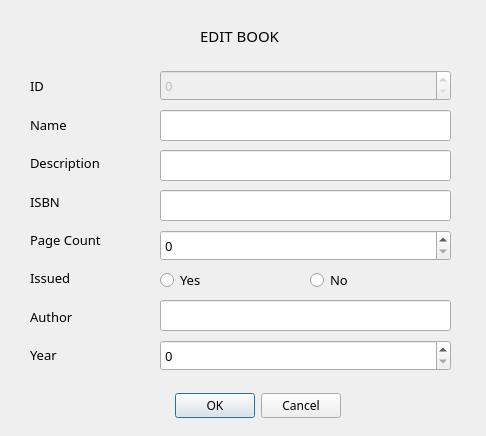
<?xml version="1.0" encoding="UTF-8"?>
<ui version="4.0">
 <class>Dialog</class>
 <widget class="QDialog" name="Dialog">
  <property name="geometry">
   <rect>
    <x>0</x>
    <y>0</y>
    <width>486</width>
    <height>436</height>
   </rect>
  </property>
  <property name="font">
   <font>
    <family>Book Antiqua</family>
   </font>
  </property>
  <property name="windowTitle">
   <string>Dialog</string>
  </property>
  <widget class="QDialogButtonBox" name="buttonBox">
   <property name="geometry">
    <rect>
     <x>150</x>
     <y>390</y>
     <width>191</width>
     <height>32</height>
    </rect>
   </property>
   <property name="orientation">
    <enum>Qt::Horizontal</enum>
   </property>
   <property name="standardButtons">
    <set>QDialogButtonBox::Cancel|QDialogButtonBox::Ok</set>
   </property>
  </widget>
  <widget class="QLabel" name="label">
   <property name="geometry">
    <rect>
     <x>200</x>
     <y>20</y>
     <width>111</width>
     <height>31</height>
    </rect>
   </property>
   <property name="font">
    <font>
     <family>Book Antiqua</family>
     <pointsize>11</pointsize>
    </font>
   </property>
   <property name="text">
    <string>EDIT BOOK</string>
   </property>
  </widget>
  <widget class="QLineEdit" name="author_input">
   <property name="geometry">
    <rect>
     <x>160</x>
     <y>300</y>
     <width>291</width>
     <height>31</height>
    </rect>
   </property>
   <property name="font">
    <font>
     <pointsize>10</pointsize>
    </font>
   </property>
  </widget>
  <widget class="QLineEdit" name="name_input">
   <property name="geometry">
    <rect>
     <x>160</x>
     <y>110</y>
     <width>291</width>
     <height>31</height>
    </rect>
   </property>
   <property name="font">
    <font>
     <family>Book Antiqua</family>
     <pointsize>10</pointsize>
    </font>
   </property>
  </widget>
  <widget class="QLineEdit" name="description_input">
   <property name="geometry">
    <rect>
     <x>160</x>
     <y>150</y>
     <width>291</width>
     <height>31</height>
    </rect>
   </property>
   <property name="font">
    <font>
     <family>Book Antiqua</family>
     <pointsize>10</pointsize>
    </font>
   </property>
  </widget>
  <widget class="QSpinBox" name="id_input">
   <property name="enabled">
    <bool>false</bool>
   </property>
   <property name="geometry">
    <rect>
     <x>160</x>
     <y>70</y>
     <width>291</width>
     <height>31</height>
    </rect>
   </property>
   <property name="font">
    <font>
     <family>Book Antiqua</family>
     <pointsize>10</pointsize>
    </font>
   </property>
   <property name="maximum">
    <number>10000</number>
   </property>
  </widget>
  <widget class="QSpinBox" name="page_count_input">
   <property name="geometry">
    <rect>
     <x>160</x>
     <y>230</y>
     <width>291</width>
     <height>31</height>
    </rect>
   </property>
   <property name="font">
    <font>
     <family>Book Antiqua</family>
     <pointsize>10</pointsize>
    </font>
   </property>
   <property name="maximum">
    <number>10000</number>
   </property>
  </widget>
  <widget class="QLineEdit" name="isbn_input">
   <property name="geometry">
    <rect>
     <x>160</x>
     <y>190</y>
     <width>291</width>
     <height>31</height>
    </rect>
   </property>
   <property name="font">
    <font>
     <family>Book Antiqua</family>
     <pointsize>10</pointsize>
    </font>
   </property>
  </widget>
  <widget class="QRadioButton" name="yes_button">
   <property name="geometry">
    <rect>
     <x>160</x>
     <y>270</y>
     <width>95</width>
     <height>20</height>
    </rect>
   </property>
   <property name="font">
    <font>
     <family>Book Antiqua</family>
     <pointsize>10</pointsize>
    </font>
   </property>
   <property name="text">
    <string>Yes</string>
   </property>
  </widget>
  <widget class="QRadioButton" name="no_button">
   <property name="geometry">
    <rect>
     <x>310</x>
     <y>270</y>
     <width>95</width>
     <height>20</height>
    </rect>
   </property>
   <property name="font">
    <font>
     <family>Book Antiqua</family>
     <pointsize>10</pointsize>
    </font>
   </property>
   <property name="text">
    <string>No</string>
   </property>
  </widget>
  <widget class="QSpinBox" name="year_input">
   <property name="geometry">
    <rect>
     <x>160</x>
     <y>340</y>
     <width>291</width>
     <height>31</height>
    </rect>
   </property>
   <property name="font">
    <font>
     <family>Book Antiqua</family>
     <pointsize>10</pointsize>
    </font>
   </property>
   <property name="maximum">
    <number>5000</number>
   </property>
  </widget>
  <widget class="QWidget" name="layoutWidget">
   <property name="geometry">
    <rect>
     <x>30</x>
     <y>70</y>
     <width>134</width>
     <height>301</height>
    </rect>
   </property>
   <layout class="QVBoxLayout" name="verticalLayout">
    <item>
     <widget class="QLabel" name="label_2">
      <property name="font">
       <font>
        <family>Book Antiqua</family>
        <pointsize>10</pointsize>
       </font>
      </property>
      <property name="text">
       <string>ID</string>
      </property>
     </widget>
    </item>
    <item>
     <widget class="QLabel" name="label_3">
      <property name="font">
       <font>
        <family>Book Antiqua</family>
        <pointsize>10</pointsize>
       </font>
      </property>
      <property name="text">
       <string>Name</string>
      </property>
     </widget>
    </item>
    <item>
     <widget class="QLabel" name="label_5">
      <property name="font">
       <font>
        <family>Book Antiqua</family>
        <pointsize>10</pointsize>
       </font>
      </property>
      <property name="text">
       <string>Description</string>
      </property>
     </widget>
    </item>
    <item>
     <widget class="QLabel" name="label_6">
      <property name="font">
       <font>
        <family>Book Antiqua</family>
        <pointsize>10</pointsize>
       </font>
      </property>
      <property name="text">
       <string>ISBN</string>
      </property>
     </widget>
    </item>
    <item>
     <widget class="QLabel" name="label_7">
      <property name="font">
       <font>
        <family>Book Antiqua</family>
        <pointsize>10</pointsize>
       </font>
      </property>
      <property name="text">
       <string>Page Count</string>
      </property>
     </widget>
    </item>
    <item>
     <widget class="QLabel" name="label_4">
      <property name="font">
       <font>
        <family>Book Antiqua</family>
        <pointsize>10</pointsize>
       </font>
      </property>
      <property name="text">
       <string>Issued</string>
      </property>
     </widget>
    </item>
    <item>
     <widget class="QLabel" name="label_9">
      <property name="font">
       <font>
        <family>Book Antiqua</family>
        <pointsize>10</pointsize>
       </font>
      </property>
      <property name="text">
       <string>Author</string>
      </property>
     </widget>
    </item>
    <item>
     <widget class="QLabel" name="label_8">
      <property name="font">
       <font>
        <family>Book Antiqua</family>
        <pointsize>10</pointsize>
       </font>
      </property>
      <property name="text">
       <string>Year</string>
      </property>
     </widget>
    </item>
   </layout>
  </widget>
 </widget>
 <resources/>
 <connections>
  <connection>
   <sender>buttonBox</sender>
   <signal>accepted()</signal>
   <receiver>Dialog</receiver>
   <slot>accept()</slot>
   <hints>
    <hint type="sourcelabel">
     <x>248</x>
     <y>254</y>
    </hint>
    <hint type="destinationlabel">
     <x>157</x>
     <y>274</y>
    </hint>
   </hints>
  </connection>
  <connection>
   <sender>buttonBox</sender>
   <signal>rejected()</signal>
   <receiver>Dialog</receiver>
   <slot>reject()</slot>
   <hints>
    <hint type="sourcelabel">
     <x>316</x>
     <y>260</y>
    </hint>
    <hint type="destinationlabel">
     <x>286</x>
     <y>274</y>
    </hint>
   </hints>
  </connection>
 </connections>
</ui>
